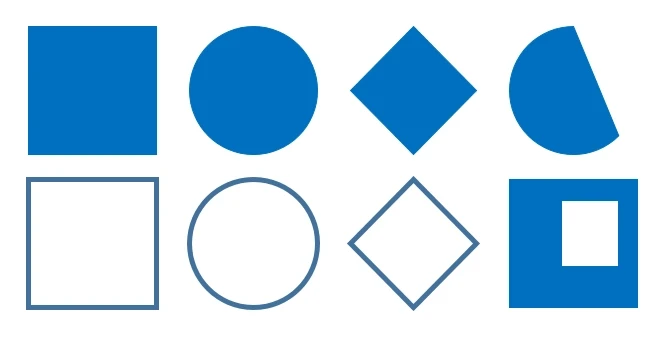
#> input picture AI/04.DeepLearning/OpenCV/images/contour.png, 672 x 352 px
$ python 01_contour.py
#> lines starting #> are read from the running program, lines starting #| are printed output that depends on the picture; after the words box and inside, x2 and y2 are one past the last pixel; in counts of white or black regions, pixels touching at a corner belong together
import cv2

src = cv2.imread("../images/contour.png", cv2.IMREAD_COLOR)
#> src is the input picture: shape (352, 672, 3); mean B, G, R 235.3, 214.4, 184.4
# src = cv2.imread("../images/contour_test.png", cv2.IMREAD_COLOR)
gray = cv2.cvtColor(src, cv2.COLOR_RGB2GRAY)
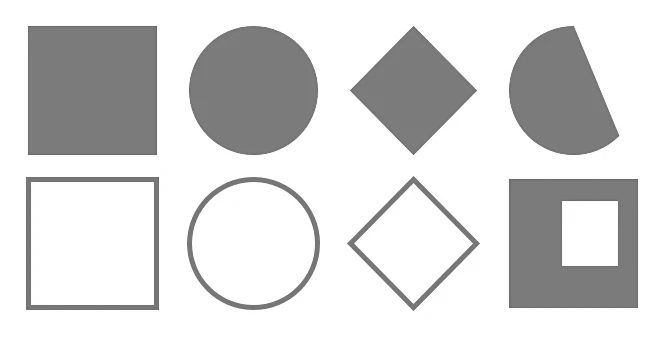
#> gray: shape (352, 672); min 101, max 255, mean 217.2
ret, binary = cv2.threshold(gray, 127, 255, cv2.THRESH_BINARY)
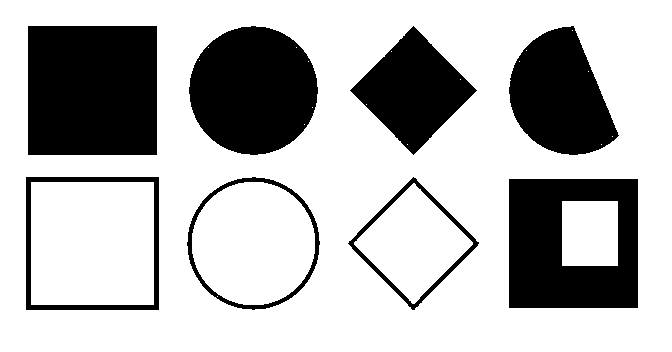
#> binary: shape (352, 672); 72.1% white; 8 black regions, largest, box (x1, y1, x2, y2) and area: (28, 26, 157, 155) 16641, (509, 179, 638, 308) 13001, (189, 26, 318, 155) 12916
binary = cv2.bitwise_not(binary)
#> binary: shape (352, 672); 27.9% white; 8 white regions
contours, hierarchy = cv2.findContours(binary, cv2.RETR_CCOMP, cv2.CHAIN_APPROX_NONE)
#> contours = 29 contours, 17 with area under 20; largest, box (x1, y1, x2, y2) and area: (26, 177, 159, 310) 17424, (509, 179, 638, 308) 16384, (28, 26, 157, 155) 16384, (30, 181, 155, 306) 15374, (187, 177, 320, 310) 13514
# contours, hierarchy = cv2.findContours(binary, cv2.RETR_TREE, cv2.CHAIN_APPROX_NONE)
print(contours[0].shape)
#| (512, 1, 2)
print(len(contours))
#| 29

for i in range(len(contours)):
    cv2.drawContours(src, [contours[i]], 0, (0, 0, 255), 2)
    print(len(contours[i]))
    cv2.putText(src, str(i), tuple(contours[i][0][0]), cv2.FONT_HERSHEY_COMPLEX, 0.8, (0, 255, 0), 1)
    # 윤곽선을 그리고 표시하는 부분
    print(i, hierarchy[0][i])
    cv2.imshow("src", src)
    cv2.waitKey(0)
#> this loop made 29 passes
#> (printed output is left out)
#> pass 1, `cv2.imshow("src", src)`:
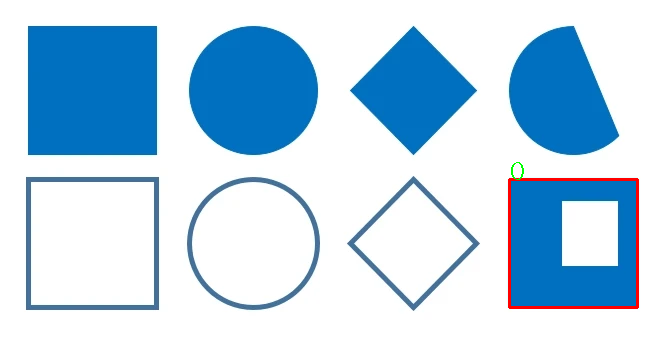
#> window 'src': shape (352, 672, 3); mean B, G, R 234, 213.4, 185.4
#> pass 2, `cv2.imshow("src", src)`:
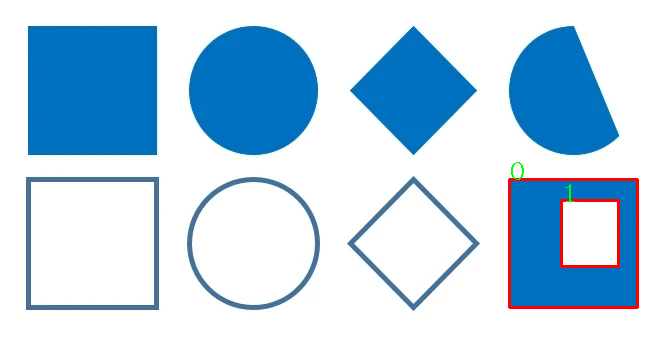
#> window 'src': shape (352, 672, 3); mean B, G, R 233.4, 212.9, 185.9
#> after the loop:
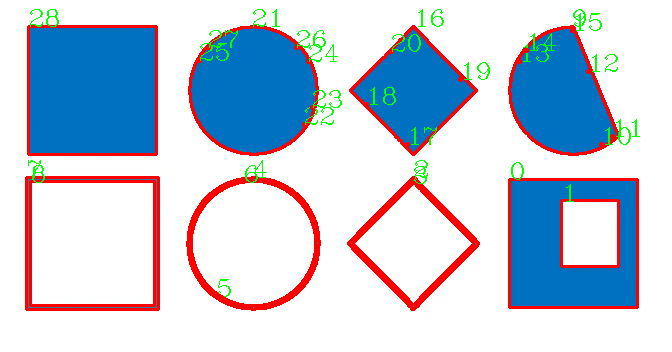
#> src: shape (352, 672, 3); 7.89% of pixels changed, all inside (x1, y1, x2, y2) = (25, 9, 640, 311)

    # [8 lines of commented-out code are left out]

cv2.destroyAllWindows()
